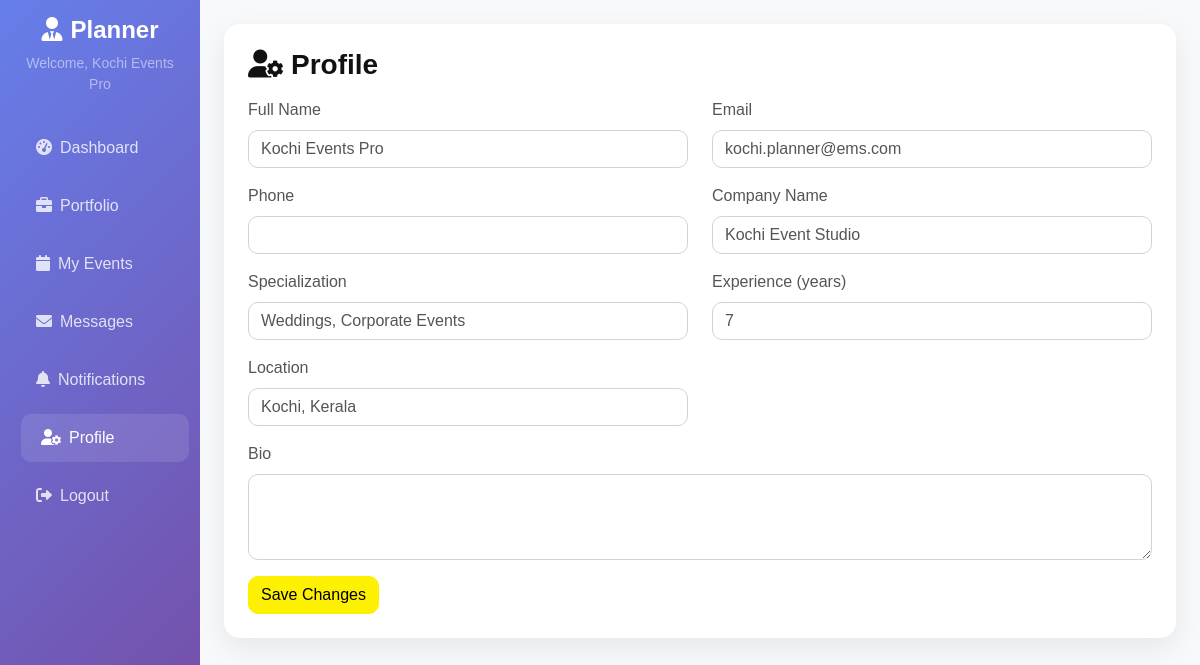
The page /planner/profile_management.php (signed in) on the database its author committed.
### tables this page shows
CREATE TABLE users (
    id INT PRIMARY KEY AUTO_INCREMENT,
    username VARCHAR(50) UNIQUE NOT NULL,
    email VARCHAR(100) UNIQUE NOT NULL,
    password VARCHAR(255) NOT NULL,
    full_name VARCHAR(100) NOT NULL,
    user_type ENUM('admin', 'planner', 'client') NOT NULL,
    phone VARCHAR(20),
    address TEXT,
    profile_image VARCHAR(255),
    status ENUM('active', 'inactive', 'pending') DEFAULT 'active',
    created_at TIMESTAMP DEFAULT CURRENT_TIMESTAMP,
    updated_at TIMESTAMP DEFAULT CURRENT_TIMESTAMP ON UPDATE CURRENT_TIMESTAMP
);

CREATE TABLE planners (
    id INT PRIMARY KEY AUTO_INCREMENT,
    user_id INT NOT NULL,
    company_name VARCHAR(100),
    specialization TEXT,
    experience_years INT,
    portfolio_description TEXT,
    hourly_rate DECIMAL(10,2),
    rating DECIMAL(3,2) DEFAULT 0.00,
    total_reviews INT DEFAULT 0,
    is_verified BOOLEAN DEFAULT FALSE,
    approval_status ENUM('pending', 'approved', 'rejected') DEFAULT 'pending',
    availability BOOLEAN DEFAULT TRUE,
    location VARCHAR(255),
    bio TEXT,
    services_offered TEXT,
    portfolio TEXT,
    FOREIGN KEY (user_id) REFERENCES users(id) ON DELETE CASCADE
);

### planner/profile_management.php (the view, shortened to what this page needs)
<?php
require_once '../includes/db.php';
$userId = (int)$_SESSION['user_id'];
$user = ['full_name'=>'','email'=>'','phone'=>''];
$planner = ['company_name'=>'','specialization'=>'','experience_years'=>0,'location'=>'','bio'=>''];
$ru = $conn->prepare('SELECT full_name,email,phone FROM users WHERE id=?');
if ($ru) { $ru->bind_param('i',$userId); $ru->execute(); $res=$ru->get_result(); if($row=$res->fetch_assoc()){$user=$row;} }
$rp = $conn->prepare('SELECT company_name,specialization,experience_years,location,bio FROM planners WHERE user_id=?');
if ($rp) { $rp->bind_param('i',$userId); $rp->execute(); $res=$rp->get_result(); if($row=$res->fetch_assoc()){$planner=$row;} }
?>
<!DOCTYPE html>
<html lang="en">
<head>
    <link href="../assets/css/bootstrap.min.css" rel="stylesheet">
    <link href="https://cdnjs.cloudflare.com/ajax/libs/font-awesome/6.0.0/css/all.min.css" rel="stylesheet">
</head>
<body>
    <div class="container-fluid">
        <div class="row">
            <div class="col-md-3 col-lg-2 px-0">
                <div class="sidebar p-3">
                    <div class="text-center mb-4">
                        <h4 class="text-white"><i class="fas fa-user-tie me-2"></i>Planner</h4>
                        <p class="text-white-50 small">Welcome, <?php echo htmlspecialchars($_SESSION['full_name']); ?></p>
                    </div>
                    <nav class="nav flex-column">
                        <a class="nav-link" href="planner_index.php"><i class="fas fa-tachometer-alt me-2"></i>Dashboard</a>
                        <a class="nav-link" href="portfolio.php"><i class="fas fa-briefcase me-2"></i>Portfolio</a>
                        <a class="nav-link" href="my_events.php"><i class="fas fa-calendar me-2"></i>My Events</a>
                        <a class="nav-link" href="messages.php"><i class="fas fa-envelope me-2"></i>Messages</a>
                        <a class="nav-link" href="notifications.php"><i class="fas fa-bell me-2"></i>Notifications</a>
                        <a class="nav-link active" href="profile_management.php"><i class="fas fa-user-cog me-2"></i>Profile</a>
                        <a class="nav-link" href="../logout.php"><i class="fas fa-sign-out-alt me-2"></i>Logout</a>
                    </nav>
                </div>
            </div>
            <div class="col-md-9 col-lg-10 px-0">
                <div class="main-content p-4">
                    <div class="row">
                        <div class="col-12">
                            <div class="card-wrap p-4">
                                <h3 class="mb-3"><i class="fas fa-user-cog me-2"></i>Profile</h3>
                                <form method="POST">
                                    <div class="row">
                                        <div class="col-md-6 mb-3">
                                            <label class="form-label">Full Name</label>
                                            <input type="text" name="full_name" class="form-control" value="<?php echo htmlspecialchars($user['full_name']); ?>" required>
                                        </div>
                                        <div class="col-md-6 mb-3">
                                            <label class="form-label">Email</label>
                                            <input type="email" name="email" class="form-control" value="<?php echo htmlspecialchars($user['email']); ?>" required>
                                        </div>
                                        <div class="col-md-6 mb-3">
                                            <label class="form-label">Phone</label>
                                            <input type="text" name="phone" class="form-control" value="<?php echo htmlspecialchars($user['phone']); ?>">
                                        </div>
                                        <div class="col-md-6 mb-3">
                                            <label class="form-label">Company Name</label>
                                            <input type="text" name="company_name" class="form-control" value="<?php echo htmlspecialchars($planner['company_name']); ?>">
                                        </div>
                                        <div class="col-md-6 mb-3">
                                            <label class="form-label">Specialization</label>
                                            <input type="text" name="specialization" class="form-control" value="<?php echo htmlspecialchars($planner['specialization']); ?>">
                                        </div>
                                        <div class="col-md-6 mb-3">
                                            <label class="form-label">Experience (years)</label>
                                            <input type="number" name="experience_years" class="form-control" value="<?php echo (int)$planner['experience_years']; ?>" min="0" max="60">
                                        </div>
                                        <div class="col-md-6 mb-3">
                                            <label class="form-label">Location</label>
                                            <input type="text" name="location" class="form-control" value="<?php echo htmlspecialchars($planner['location']); ?>">
                                        </div>
                                        <div class="col-12 mb-3">
                                            <label class="form-label">Bio</label>
                                            <textarea name="bio" class="form-control" rows="3"><?php echo htmlspecialchars($planner['bio']); ?></textarea>
                                        </div>
                                    </div>
                                    <button type="submit" class="btn btn-primary">Save Changes</button>
                                </form>
                            </div>
                        </div>
                    </div>
                </div>
            </div>
        </div>
    </div>
</body>
</html>

### planner/profile_management.php (style rules this page uses)
.sidebar { position: sticky; top:0; height:100vh; overflow-y:auto; background: linear-gradient(135deg, #667eea 0%, #764ba2 100%); }
.sidebar .nav-link { color: rgba(255,255,255,0.8); padding:12px 20px; margin:5px 0; border-radius:10px; transition:all .3s; }
.sidebar .nav-link:hover, .sidebar .nav-link.active { color:#fff; background:rgba(255,255,255,.1); transform: translateX(5px); }
.main-content { background:#f8f9fa; min-height:100vh; }
.card-wrap { background:#fff; border-radius:16px; box-shadow:0 10px 30px rgba(0,0,0,0.08); }

### rows shown on the page
users: full_name "Kochi Events Pro", email "kochi.planner@ems.com"
planners: company_name "Kochi Event Studio", specialization "Weddings, Corporate Events", experience_years "7", location "Kochi, Kerala"

### other values the page prints
$_SESSION['full_name'] "Kochi Events Pro"
